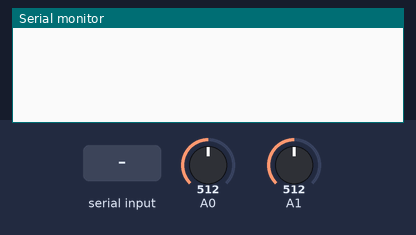
The sketch below on a simulated Arduino Uno, built with avr-gcc and run on an emulated ATmega328P. Shown: the last lines printed to the serial monitor. Inputs (shaded band) come from the test bench; at power-on: A0 = 512, A1 = 512.

Above: at 1.2 s.
1.3 s: "1" received over Serial
At 2.0 s:
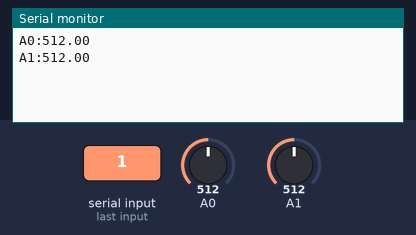
2.8 s: A0 set to 716
At 3.6 s:
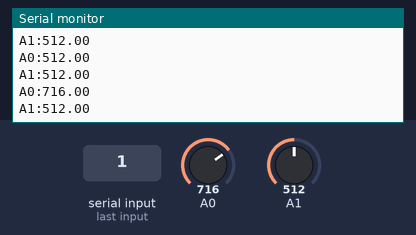
4.3 s: A1 set to 716
At 5.1 s:
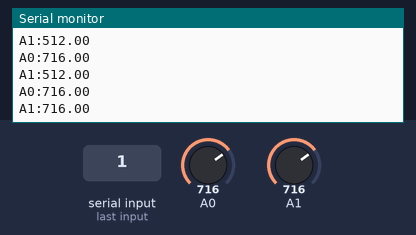
5.8 s: A0 set to 900
At 7.1 s:
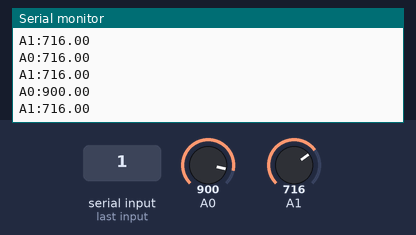
7.3 s: A1 set to 900
At 8.1 s:
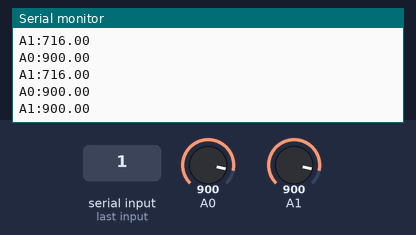
Timing chart, 0 to 9.8 s (numbered marks = the images above; inputs shaded):
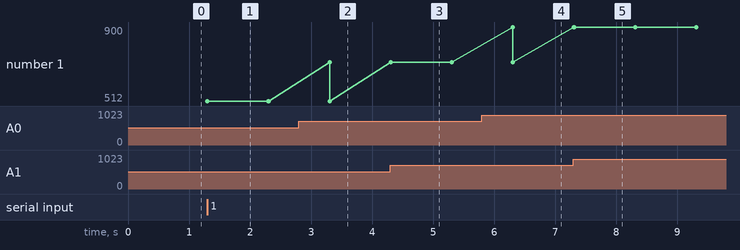

The sketch:

test-sensor.ino
```cpp
double reading0;
double reading1;

void setup() {
    Serial.begin(115200);
}

void loop() {
    // Continuously read values from the IR sensor and print them to the
    // serial monitor
    if (Serial.available()) {
        reading0 = analogRead(A0);
        reading1 = analogRead(A1);
        Serial.print("A0:");
        Serial.println(reading0);
        Serial.print("A1:");
        Serial.println(reading1);
        delay(1000);
    }
}
```

Measured:
- after the input at 1.3 s, the serial monitor: prints a new line at once (image 1)
- after the input at 2.8 s, the serial monitor: prints a new line after 0.50 s (image 2)
- after the input at 4.3 s, the serial monitor: prints a new line at once (image 3)
- after the input at 5.8 s, the serial monitor: prints a new line after 0.51 s (image 4)
- after the input at 7.3 s, the serial monitor: prints a new line at once (image 5)
